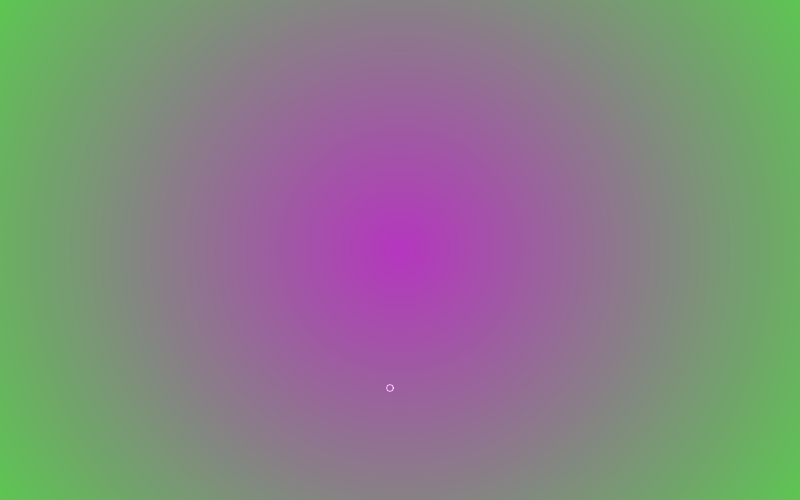
Frame 1 (no input)
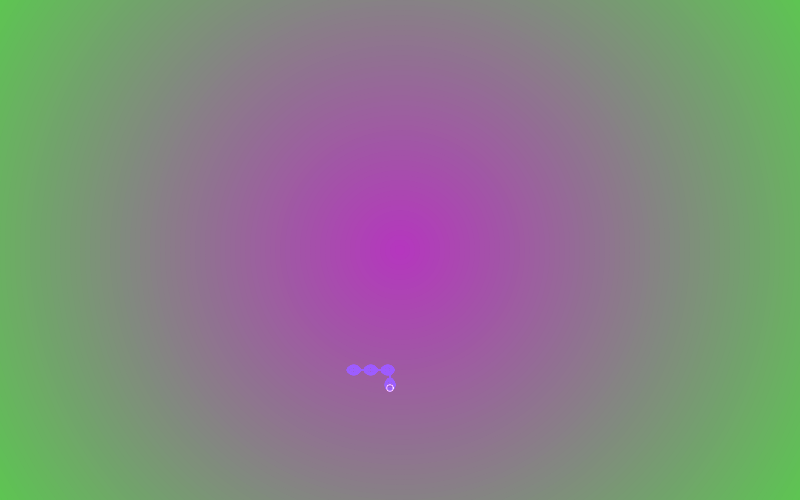
Frame 60 (no input)
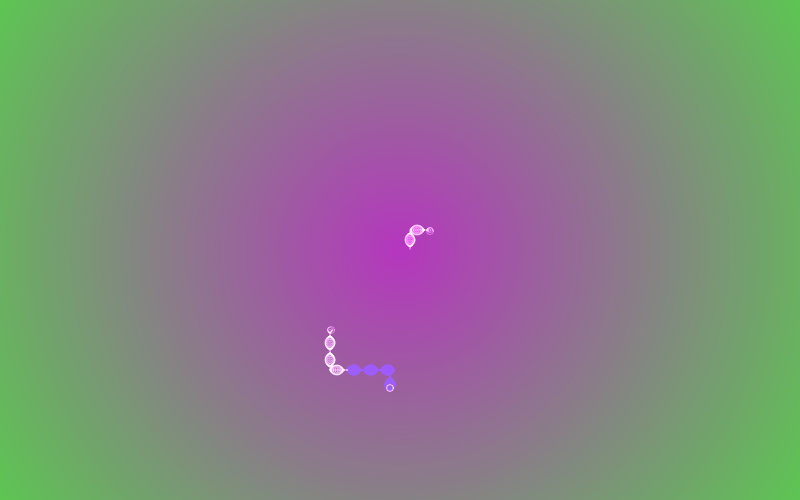
Frame 120 (the mouse pressed at the canvas centre since frame 60)

The p5.js sketch that drew these frames (run headless with seeded random() and noise() and a simulated clock; from frame 60 on, the mouse is pressed at the canvas centre):

// p5.js sketch
// ── sketch.js
// initialize the grid system
// 0=empty 1=occupied
// grid[rows][columns]
let grid = [];

// note: 800/rows and 500/cols must be equal and even
let rows = 40,
  cols = 25;
let xstart = 20,
  ystart = 20;

// fill in grid
for (let i = 0; i < rows + 2; i++) {
  grid.push([]);
  if (i == 0 || i == rows + 1) {
    // the top and bottom border
    for (let j = 0; j < cols + 2; j++) {
      grid[i][j] = 1;
    }
  } else {
    // the middle
    for (let j = 0; j < cols + 2; j++) {
      if (j == 0 || j == cols + 1) {
        grid[i][j] = 1;
      } else {
        grid[i][j] = 0;
      }
    }
  }
}

let heads = [
  [
    (xstart * 800) / rows - 800 / rows / 2,
    (ystart * 500) / cols - 1 - 500 / cols / 2,
    0,
    0, // add one more element for the previous direction
  ],
];
// location and direction
// 0=up 1=right 2=down 3=left 4=dead

grid[xstart][ystart] = 1;
// sets starting cell to be occupied

let br = 0; // not branching

let r = 255,
  g = 255,
  b = 255;

// let clr;

let mx, my;
let pushed = 0;
// for adding heads on mouse click

function setup() {
  createCanvas(800, 500);
  background(145, 15, 0);
  let from = color(random(255), random(255), random(255));
  let to = color(random(255), random(255), random(255));
  let l = 0;
  for (let i = 1000; i > 0; i -= 10) {
    // lerpColor()
    noStroke();
    fill(lerpColor(from, to, i / 1000));
    circle(width / 2, height / 2, i);
  }

}

function draw() {
  // check to see if heads can move
  // randomly choose between going left, right, up, down
  if (frameCount % (800 / rows) == 0) {
    if (pushed == 1) {
      add(mx, my);
    }
    if (br == 1) {
      let l = heads.length;
      // any head that has at least 2 possible paths can split
      // will get duplicated
      for (let i = 0; i < l; i++) {
        let x = (heads[i][0] + 800 / rows / 2) / (800 / rows);
        let y = (heads[i][1] + 800 / rows / 2) / (800 / rows);
        let p = possiblePaths(x, y);
        if (heads[i][2] != 4 && p.length >= 2) {
          heads.push([heads[i][0], heads[i][1], 0]);
        }
      }
      br = 0;
    }
    for (let i = 0; i < heads.length; i++) {
      if (heads[i][2] != 4) {
        chooseDirection(i);
        //console.log(heads[i][2], heads[i][3]);
        if (heads[i][2] != heads[i][3]) {
          // draw a circle when the direction changed
          /*
          push();
          fill(255);
          circle(heads[i][0], heads[i][1], 3);
          noFill();
          stroke(0, 255, 0);
          circle(heads[i][0], heads[i][1], 8);
          pop();
          */
        }
      }
    }
  }
  for (let i = 0; i < heads.length; i++) {
    let d = heads[i][2];
    heads[i][3] = d; // store the curr d as prev d
    if (d == 0) {
      heads[i][1] -= 1;
    }
    if (d == 1) {
      heads[i][0] += 1;
    }
    if (d == 2) {
      heads[i][1] += 1;
    }
    if (d == 3) {
      heads[i][0] -= 1;
    }
    if (d != 4) {
      push();
      blendMode(ADD);
      //stroke(200, 120, 10, 100);
      stroke(r, g, b, 100);

      noFill();
      //let k = 10;
      let k = 5 + sin(frameCount * 0.37) * 5;
      circle(heads[i][0], heads[i][1], k);
      //if (frameCount % (800 / rows) == 0) {
      //circle(heads[i][0], heads[i][1], 3);
      //circle(heads[i][0], heads[i][1], 10);
      //}
      pop();
    }
  }

  //r = map(sin(frameCount * 0.009), -1, 1, 0, 255);
  //g = map(sin(frameCount * 0.015), -1, 1, 255, 0);
  //b = map(sin(frameCount * 0.012), -1, 1, 0, 255);

  r = map(mouseX, 0, width, 0, 255);
  g = map(mouseY, 0, height, 0, 255);
  b = map(mouseX, 0, width, 255, 0);

  // explore lerpColor()

  /*
  let c = random(6);
  if (c < 1) {
    r += 1;
  } else if (c < 2) {
    r -= 1;
  } else if (c < 3) {
    g -= 1;
  } else if (c < 4) {
    g += 1;
  } else if (c < 5) {
    b -= 1;
  } else {
    b += 1;
  }
  */

  // if key pressed then check for splits
  if (keyIsPressed) {
    br = 1;
  }

  // if mouse pressed try to push new head into array
  if (mouseIsPressed) {
    pushed = 1;
    mx = mouseX;
    my = mouseY;
  }
}

function chooseDirection(i) {
  let x = (heads[i][0] + 800 / rows / 2) / (800 / rows);
  let y = (heads[i][1] + 800 / rows / 2) / (800 / rows);
  // simple coords
  grid[x][y] = 1; // redundancy
  possible = possiblePaths(x, y);
  let k = random(possible.length);
  if (k < 1) {
    heads[i][2] = possible[0];
  } else if (k < 2) {
    heads[i][2] = possible[1];
  } else if (k < 3) {
    heads[i][2] = possible[2];
  } else {
    heads[i][2] = possible[3];
  }
  finalizeDir(heads[i][2], x, y);

  // dead detector
  if (possible.length == 0) {
    heads[i][2] = 4;
  }
}

function finalizeDir(i, x, y) {
  if (i == 0) {
    grid[x][y - 1] = 1;
  } else if (i == 1) {
    grid[x + 1][y] = 1;
  } else if (i == 2) {
    grid[x][y + 1] = 1;
  } else if (i == 3) {
    grid[x - 1][y] = 1;
  }
}

function possiblePaths(x, y) {
  let paths = [];
  if (x > 1) {
    if (grid[x - 1][y] == 0) {
      paths.push(3);
    }
  }
  if (x < rows) {
    if (grid[x + 1][y] == 0) {
      paths.push(1);
    }
  }
  if (y > 1) {
    if (grid[x][y - 1] == 0) {
      paths.push(0);
    }
  }
  if (y < cols) {
    if (grid[x][y + 1] == 0) {
      paths.push(2);
    }
  }
  return paths;
}

function add(x, y) {
  let xx = floor(x / (800 / rows)); // simple grid coords
  let yy = floor(y / (500 / cols));
  let xxx = (xx * 800) / rows + 10; // into canvas coords
  let yyy = (yy * 500) / cols + 10;
  if (grid[xx + 1][yy + 1] == 0) {
    heads.push([xxx, yyy, 0]);
    pushed = 0;
    grid[xx][yy] = 1;
  }
}
